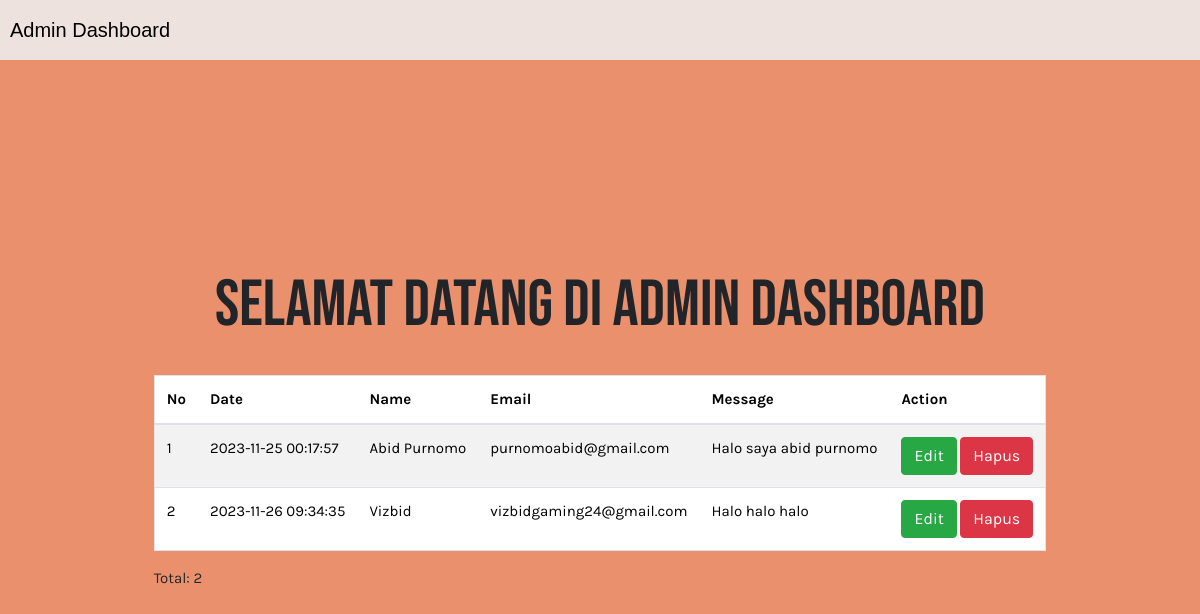
The page /CompanyProfileSkateboard/admin/admin_dashboard.php (signed in) on the database its author committed.
### tables this page shows
CREATE TABLE `feedback` (
  `id` int(11) NOT NULL,
  `created_at` timestamp NOT NULL DEFAULT current_timestamp(),
  `name` varchar(255) NOT NULL,
  `email` varchar(255) NOT NULL,
  `comments` varchar(455) DEFAULT NULL
);

### CompanyProfileSkateboard/admin/admin_dashboard.php (the view, shortened to what this page needs)
<?php
include '../config.php';
?>
<!DOCTYPE html>
<link href="https://cdn.jsdelivr.net/npm/bootstrap@5.3.2/dist/css/bootstrap.min.css" rel="stylesheet"
>
<html>
<head>
    <link rel="stylesheet" href="https://maxcdn.bootstrapcdn.com/bootstrap/4.0.0/css/bootstrap.min.css">
    <link rel="stylesheet" href="../CSS/admin.css">
    <link rel="stylesheet" href="../CSS/loading.css">
</head>
<body>
    <nav id="navbar" class="navbar fixed-top navbar-expand-lg navbar-dark">
        <a class="navbar-brand">Admin Dashboard</a>
        <div class="collapse navbar-collapse justify-content-end" id="navbarNav">
            <ul class="navbar-nav">
                <li class="nav-item">
                    <a href="logout.php">
                        <box-icon name='log-out'></box-icon>
                    </a>
                </li>
            </ul>
        </div>
    </nav>
    <div id="content">
        <h2>Selamat datang di Admin Dashboard</h2>
        <br>
        <table border="1" class="table table-striped">
            <thead>
                <tr>
                    <th>No</th>
                    <th>Date</th>
                    <th>Name</th>
                    <th>Email</th>
                    <th>Message</th>
                    <th>Action</th>
                </tr>
            </thead>
            <tbody>
                <?php
                    $sql = "SELECT * FROM feedback";
                    $query = mysqli_query($conn, $sql);
                    while($user = mysqli_fetch_array($query)){
                        echo "<tr>";
                        echo "<td>".$user['id']."</td>";
                        echo "<td>".$user['created_at']."</td>";
                        echo "<td>".$user['name']."</td>";
                        echo "<td>".$user['email']."</td>";
                        echo "<td>".$user['comments']."</td>";
                        echo "<td>";
                        echo "<a href='form-edit.php?id=".$user['id']."' class='btn btn-success'>Edit</a> ";
                        echo "<a href='hapus.php?id=".$user['id']."' class='btn btn-danger'>Hapus</a>";
                        echo "</td>";
                        echo "</tr>";
                        }
                        ?>
            </tbody>
        </table>
        <caption>Total: <?php echo mysqli_num_rows($query) ?></caption>
    </div>
</body>
</html>

### CompanyProfileSkateboard/CSS/admin.css (style rules this page uses)
body { padding-top: 56px; background-color: #ea906c; font-family: Verdana, Geneva, Tahoma, sans-serif; }
#navbar { background-color: #eee2de; color: black; text-align: right; padding: 10px; }
#navbar a { color: black; }
#content h2 { text-align: center; font-family: "Bebas Neue"; font-size: 65px; }
#content { padding: 20px; font-size: 15px; font-family: "Karla"; }

### CompanyProfileSkateboard/CSS/loading.css (style rules this page uses)
* { margin: 0; }
body { background-color: #ea906c; display: flex; align-items: center; justify-content: center; height: 100vh; }

### rows shown on the page
feedback: id "1", created_at "2023-11-25 00:17:57", name "Abid Purnomo", email "purnomoabid@gmail.com", comments "Halo saya abid purnomo"
feedback: id "2", created_at "2023-11-26 09:34:35", name "Vizbid", email "vizbidgaming24@gmail.com", comments "Halo halo halo"

### other values the page prints
mysqli_num_rows($query) "2"
